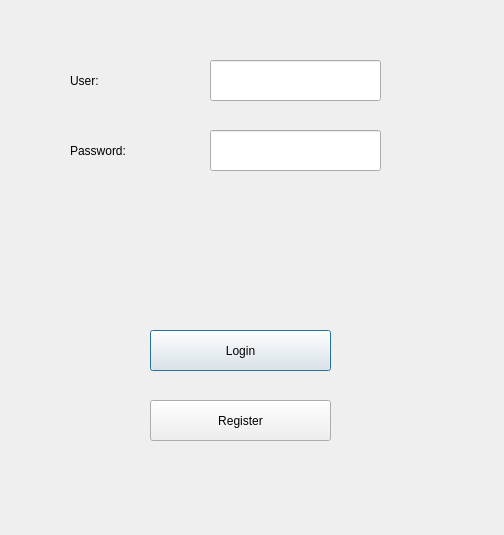
<?xml version="1.0" encoding="UTF-8"?>
<ui version="4.0">
 <class>Login</class>
 <widget class="QDialog" name="Login">
  <property name="geometry">
   <rect>
    <x>0</x>
    <y>0</y>
    <width>504</width>
    <height>535</height>
   </rect>
  </property>
  <property name="windowTitle">
   <string>Dialog</string>
  </property>
  <widget class="QLabel" name="label">
   <property name="geometry">
    <rect>
     <x>70</x>
     <y>60</y>
     <width>121</width>
     <height>41</height>
    </rect>
   </property>
   <property name="text">
    <string>User:</string>
   </property>
  </widget>
  <widget class="QLabel" name="label_2">
   <property name="geometry">
    <rect>
     <x>70</x>
     <y>130</y>
     <width>121</width>
     <height>41</height>
    </rect>
   </property>
   <property name="text">
    <string>Password:</string>
   </property>
  </widget>
  <widget class="QLineEdit" name="lineEdit">
   <property name="geometry">
    <rect>
     <x>210</x>
     <y>60</y>
     <width>171</width>
     <height>41</height>
    </rect>
   </property>
  </widget>
  <widget class="QLineEdit" name="lineEdit_2">
   <property name="geometry">
    <rect>
     <x>210</x>
     <y>130</y>
     <width>171</width>
     <height>41</height>
    </rect>
   </property>
   <property name="echoMode">
    <enum>QLineEdit::Password</enum>
   </property>
  </widget>
  <widget class="QLabel" name="label_3">
   <property name="geometry">
    <rect>
     <x>70</x>
     <y>210</y>
     <width>351</width>
     <height>61</height>
    </rect>
   </property>
   <property name="text">
    <string/>
   </property>
  </widget>
  <widget class="QPushButton" name="pushButton">
   <property name="geometry">
    <rect>
     <x>150</x>
     <y>330</y>
     <width>181</width>
     <height>41</height>
    </rect>
   </property>
   <property name="text">
    <string>Login</string>
   </property>
  </widget>
  <widget class="QPushButton" name="pushButton_2">
   <property name="geometry">
    <rect>
     <x>150</x>
     <y>400</y>
     <width>181</width>
     <height>41</height>
    </rect>
   </property>
   <property name="text">
    <string>Register</string>
   </property>
  </widget>
 </widget>
 <resources/>
 <connections/>
</ui>
